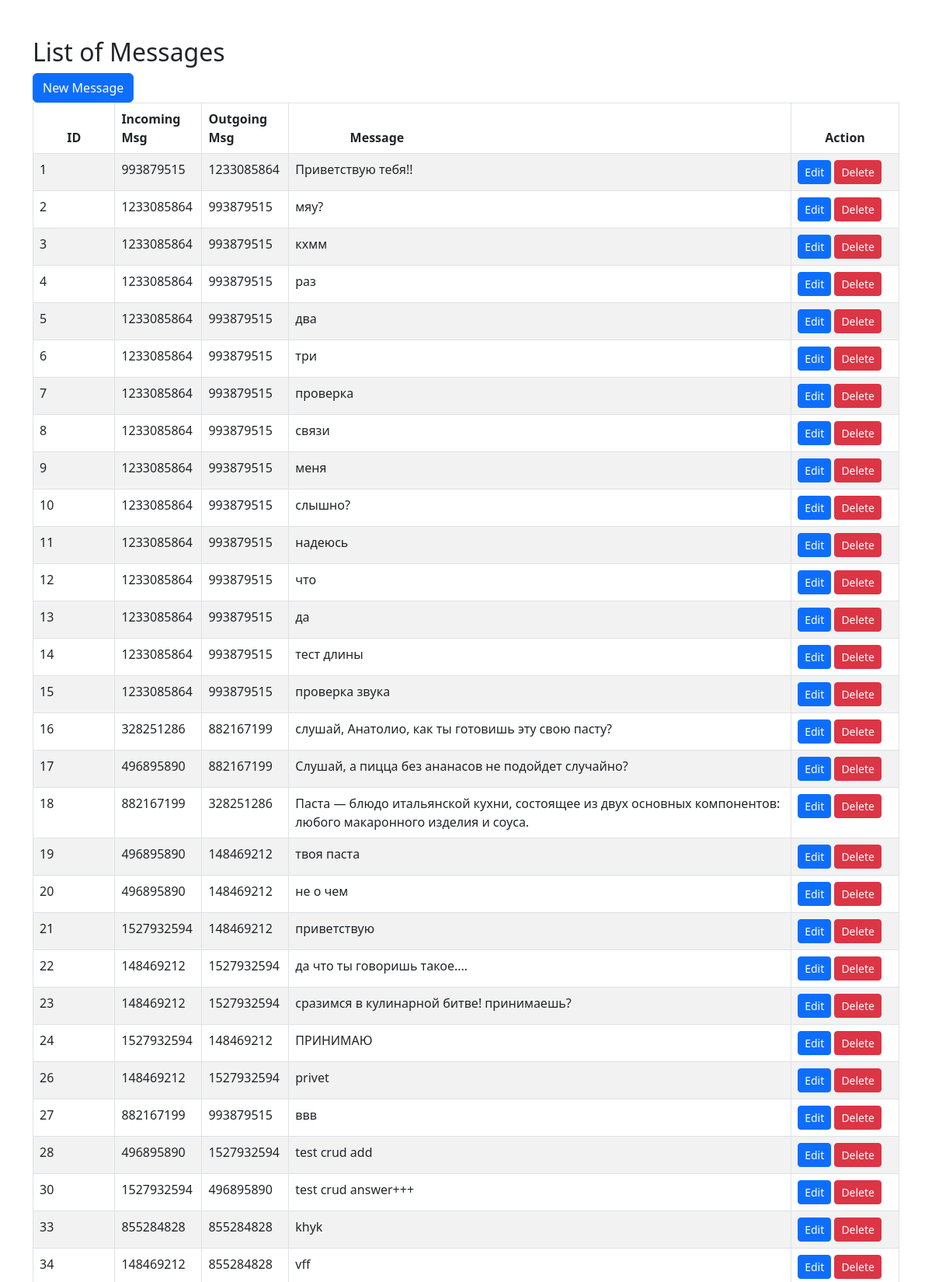
Page /assets/php-crud/messages-index.php (signed in, upper part) on the committed database.
### tables this page shows
CREATE TABLE `messages` (
  `msg_id` int(11) NOT NULL,
  `incoming_msg_id` int(255) NOT NULL,
  `outgoing_msg_id` int(255) NOT NULL,
  `msg` varchar(1000) NOT NULL
);

### assets/php-crud/messages-index.php (the view, shortened to what this page needs)
<!DOCTYPE html>
<html lang="en">
<head>
	<link rel="stylesheet" type="text/css" href="https://cdn.jsdelivr.net/npm/bootstrap@5.2.2/dist/css/bootstrap.min.css">
</head>
<body>
	<div class="container my-5">
		<h2>List of Messages</h2>
		<a class="btn btn-primary" href="messages-create.php" role="button">New Message</a>
		<br>
		<table class="table table-bordered table-striped">
			<thead>
				<tr>
					<th>⠀⠀⠀ID⠀⠀⠀</th>
					<th>Incoming Msg ⠀⠀⠀</th>
					<th>Outgoing Msg⠀⠀⠀</th>
					<th>⠀⠀⠀⠀⠀⠀Message⠀⠀⠀</th>
					<th>⠀⠀⠀Action⠀⠀⠀</th>
				</tr>
			</thead>
			<tbody>
				<?php
				include_once "../php/config.php";
				$sql = "SELECT * FROM messages";
				$result = $conn->query($sql);
				while($row = $result->fetch_assoc()){
					echo "
					<tr>
						<td>$row[msg_id]</td>
						<td>$row[incoming_msg_id]</td>
						<td>$row[outgoing_msg_id]</td>
						<td>$row[msg]</td>
						<td>
							<a class='btn btn-primary btn-sm' href='../php-crud/messages-edit.php?msg_id=$row[msg_id]'> Edit </a>
							<a class='btn btn-danger btn-sm' href='../php-crud/messages-delete.php?msg_id=$row[msg_id]'> Delete </a>
						</td>
					</tr>
					";
				}
				?>
			</tbody>
		</table>
	</div>
</body>
</html>

### rows in the picture
messages: msg_id "1", incoming_msg "993879515", outgoing_msg "1233085864", msg "Приветствую тебя!!"
messages: msg_id "2", incoming_msg "1233085864", outgoing_msg "993879515", msg "мяу?"
messages: msg_id "3", incoming_msg "1233085864", outgoing_msg "993879515", msg "кхмм"
messages: msg_id "4", incoming_msg "1233085864", outgoing_msg "993879515", msg "раз"
messages: msg_id "5", incoming_msg "1233085864", outgoing_msg "993879515", msg "два"
messages: msg_id "6", incoming_msg "1233085864", outgoing_msg "993879515", msg "три"
messages: msg_id "7", incoming_msg "1233085864", outgoing_msg "993879515", msg "проверка"
messages: msg_id "8", incoming_msg "1233085864", outgoing_msg "993879515", msg "связи"
messages: msg_id "9", incoming_msg "1233085864", outgoing_msg "993879515", msg "меня"
messages: msg_id "10", incoming_msg "1233085864", outgoing_msg "993879515", msg "слышно?"
messages: msg_id "11", incoming_msg "1233085864", outgoing_msg "993879515", msg "надеюсь"
messages: msg_id "12", incoming_msg "1233085864", outgoing_msg "993879515", msg "что"
messages: msg_id "13", incoming_msg "1233085864", outgoing_msg "993879515", msg "да"
messages: msg_id "14", incoming_msg "1233085864", outgoing_msg "993879515", msg "тест длины"
messages: msg_id "15", incoming_msg "1233085864", outgoing_msg "993879515", msg "проверка звука"
messages: msg_id "16", incoming_msg "328251286", outgoing_msg "882167199", msg "слушай, Анатолио, как ты готовишь эту свою пасту?"
messages: msg_id "17", incoming_msg "496895890", outgoing_msg "882167199", msg "Слушай, а пицца без ананасов не подойдет случайно?"
messages: msg_id "18", incoming_msg "882167199", outgoing_msg "328251286", msg "Паста — блюдо итальянской кухни, состоящее из двух основных компонентов: любого макаронного изделия и соуса."
messages: msg_id "19", incoming_msg "496895890", outgoing_msg "148469212", msg "твоя паста"
messages: msg_id "20", incoming_msg "496895890", outgoing_msg "148469212", msg "не о чем"
messages: msg_id "21", incoming_msg "1527932594", outgoing_msg "148469212", msg "приветствую"
messages: msg_id "22", incoming_msg "148469212", outgoing_msg "1527932594", msg "да что ты говоришь такое...."
messages: msg_id "23", incoming_msg "148469212", outgoing_msg "1527932594", msg "сразимся в кулинарной битве! принимаешь?"
messages: msg_id "24", incoming_msg "1527932594", outgoing_msg "148469212", msg "ПРИНИМАЮ"
messages: msg_id "26", incoming_msg "148469212", outgoing_msg "1527932594", msg "privet"
messages: msg_id "27", incoming_msg "882167199", outgoing_msg "993879515", msg "ввв"
messages: msg_id "28", incoming_msg "496895890", outgoing_msg "1527932594", msg "test crud add"
messages: msg_id "30", incoming_msg "1527932594", outgoing_msg "496895890", msg "test crud answer+++"
messages: msg_id "33", incoming_msg "855284828", outgoing_msg "855284828", msg "khyk"
messages: msg_id "34", incoming_msg "148469212", outgoing_msg "855284828", msg "vff"
